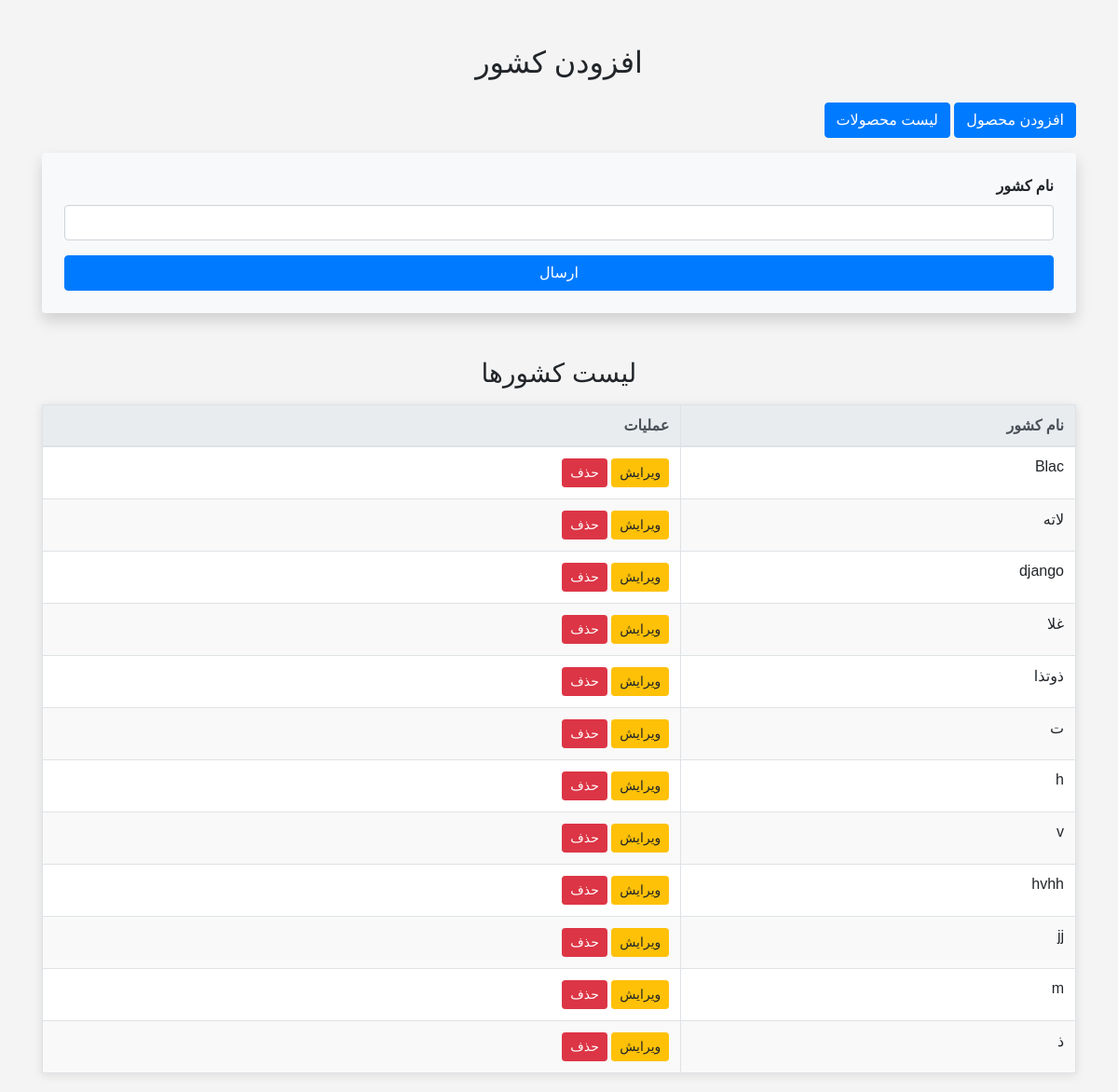
Page /phone-country/ (signed in) on the earlier database version.
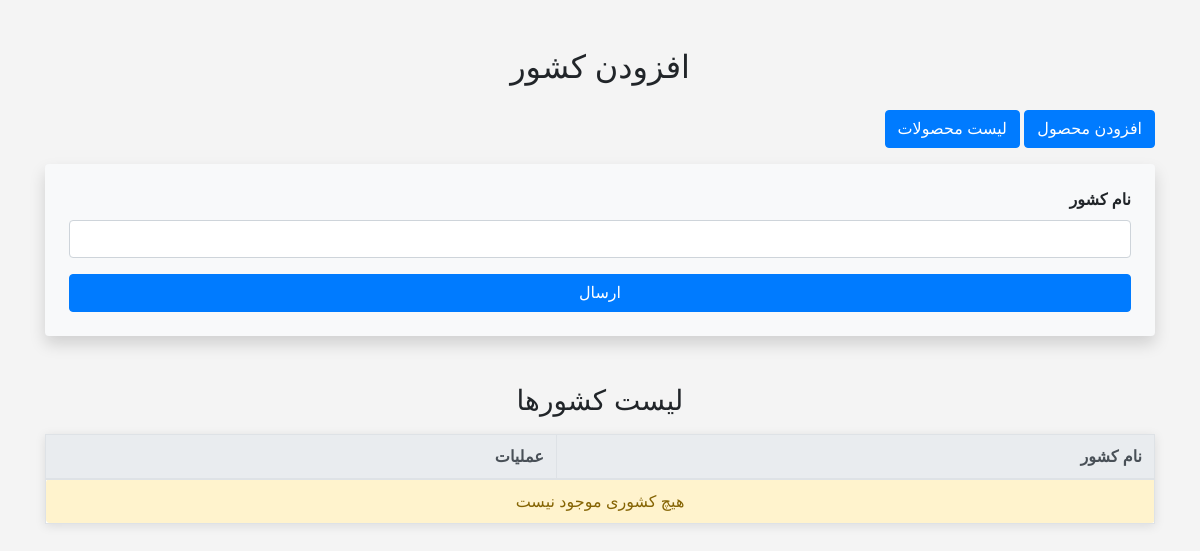
Same page on the later database version.
### mobile_inventory/models.py (models this page shows, shortened)
class Country(models.Model):
    name = models.CharField(max_length=100, unique=True, verbose_name='نام کشور')
    created_at = models.DateTimeField(auto_now_add=True, null=True, blank=True)
    slug = models.SlugField(unique=True, blank=True, verbose_name='آدرس کشور')
    class Meta:
        verbose_name = 'کشور'
        verbose_name_plural = 'کشورها'

### mobile_inventory/views.py (the view, shortened to what this page needs)
# urls.py: path('phone-country/', views.AddCountryView.as_view(), name='add_country'),
class AddCountryView(CreateView):
    model = Country
    form_class = CountryForm
    template_name = 'mobile_inventory/add_country.html'
    def get_context_data(self, **kwargs):
        context = super().get_context_data(**kwargs)
        context['countries'] = Country.objects.all().order_by('-created_at')
        return context

### mobile_inventory/forms.py
class CountryForm(forms.ModelForm):
    class Meta:
        model = Country
        fields = '__all__'
    error_messages = {
        'country': {
            'required': 'کشور الزامی است.',
        }}

### mobile_inventory/templatetags/custom_filters.py (called while the page is built)
@register.filter(name='add_class')
def add_class(field, css_clss):
    return field.as_widget(attrs={'class': css_clss})

### mobile_inventory/templates/mobile_inventory/add_country.html (shortened to what this page needs)
{% extends 'base.html' %}
{% load static %}
{% load custom_filters %}
{% block main %}
    <body>
    <div class="container mt-5">
        <h2 class="text-center mb-4">افزودن کشور</h2>
        {% if request.user.is_superuser %}
            <div class="text-right mb-3">
                <a href="{% url 'add_phone' %}" class="btn btn-primary">افزودن محصول</a>
                <a href="{% url 'list_phone' %}" class="btn btn-primary">لیست محصولات</a>
            </div>
        {% endif %}
        <form method="post" enctype="multipart/form-data" class="bg-light p-4 rounded shadow" novalidate>
            <div class="form-group text-right">
                <label for="{{ form.name.id_for_label }}" class="font-weight-bold">نام کشور</label>
                {{ form.name|add_class:"form-control" }}
            </div>
            <button type="submit" class="btn btn-primary btn-block">ارسال</button>
        </form>
        <h3 class="mt-5 text-center">لیست کشورها</h3>
        <table id="countries-table" class="table table-bordered mt-3 text-right">
            <thead class="thead-light">
            <tr>
                <th>نام کشور</th>
                <th class="text-right">عملیات</th>
            </tr>
            </thead>
            <tbody>
            {% for country in countries %}
                <tr id="country-row-{{ country.slug }}">
                    <td>{{ country.name }}</td>
                    <td class="text-right">
                        <a href="{% url 'edit_country' country.slug %}" class="btn btn-warning btn-sm">ویرایش</a>
                        <button class="btn btn-danger btn-sm delete-country" data-id="{{ country.slug }}">حذف</button>
                    </td>
                </tr>
            {% empty %}
                <tr>
                    <td colspan="2" class="text-center alert alert-warning">هیچ کشوری موجود نیست</td>
                </tr>
            {% endfor %}
            </tbody>
        </table>
    </div>
    </body>
{% endblock %}

Differences in the rows shown:
removed Country: name "Blac"
removed Country: name "لاته"
removed Country: name "django"
removed Country: name "غلا"
removed Country: name "ذوتذا"
removed Country: name "ت"
removed Country: name "h"
removed Country: name "v"
removed Country: name "hvhh"
removed Country: name "jj"
removed Country: name "m"
removed Country: name "ذ"
Other differences:
text now shown: "هیچ کشوری موجود نیست"
